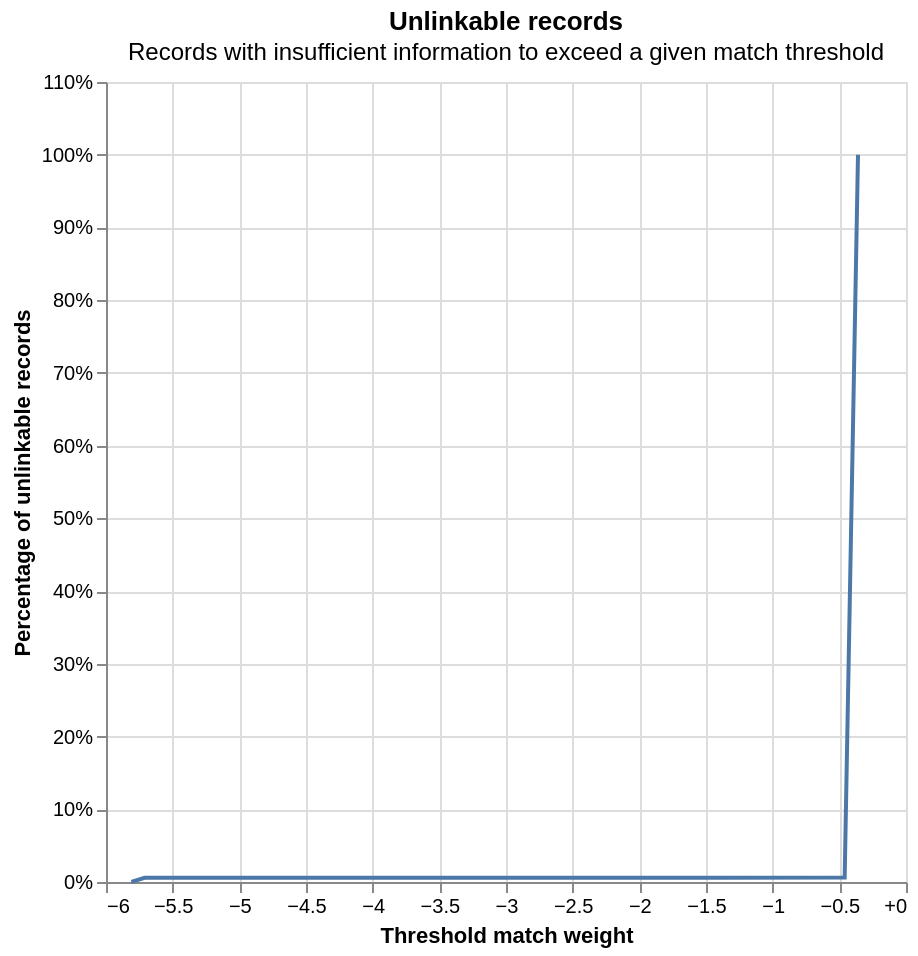

Notebook source saved alongside this figure:
### Code cell
linker.evaluation.unlinkables_chart()

### Figure 1 — Vega-Lite specification as saved in the notebook (floating-point values rounded to 4 significant figures)
{"config": {"view": {"continuousWidth": 400, "continuousHeight": 300}}, "layer": [{"mark": {"type": "line"}, "encoding": {"x": {"axis": {"format": "+", "title": "Threshold match weight"}, "field": "match_weight", "type": "quantitative"}, "y": {"axis": {"format": "%", "title": "Percentage of unlinkable records"}, "field": "cum_prop", "type": "quantitative"}}}, {"mark": {"type": "point"}, "encoding": {"opacity": {"condition": {"param": "x_match_weight_y_cum_prop_coords_of_mouse", "value": 1, "empty": false}, "value": 0}, "tooltip": [{"field": "match_weight", "format": "+.5", "title": "Match weight", "type": "quantitative"}, {"field": "match_probability", "format": ".5", "title": "Match probability", "type": "quantitative"}, {"field": "cum_prop", "format": ".3%", "title": "Proportion of unlinkable records", "type": "quantitative"}], "x": {"axis": {"title": "Threshold match weight"}, "field": "match_weight", "type": "quantitative"}, "y": {"axis": {"format": "%", "title": "Percentage of unlinkable records"}, "field": "cum_prop", "type": "quantitative"}}, "name": "mouse_coords"}, {"mark": {"type": "rule", "color": "gray"}, "encoding": {"x": {"field": "match_weight", "type": "quantitative"}}, "transform": [{"filter": {"param": "x_match_weight_y_cum_prop_coords_of_mouse", "empty": false}}]}, {"mark": {"type": "rule", "color": "gray"}, "encoding": {"y": {"field": "cum_prop", "type": "quantitative"}}, "transform": [{"filter": {"param": "x_match_weight_y_cum_prop_coords_of_mouse", "empty": false}}]}], "data": {"name": "data-3948dce07ab69e1e18d976d0486972a5"}, "height": 400, "params": [{"name": "x_match_weight_y_cum_prop_coords_of_mouse", "select": {"type": "point", "fields": ["match_weight", "cum_prop"], "nearest": true, "on": "mouseover"}, "views": ["mouse_coords"]}], "title": {"text": "Unlinkable records", "subtitle": "Records with insufficient information to exceed a given match threshold"}, "width": 400, "$schema": "https://vega.github.io/schema/vega-lite/v5.9.3.json", "datasets": {"data-3948dce07ab69e1e18d976d0486972a5": [{"match_weight": -5.81, "match_probability": 0.01754, "prop": 7.265e-05, "cum_prop": 7.265e-05}, {"match_weight": -5.71, "match_probability": 0.01871, "prop": 0.005788, "cum_prop": 0.00586}, {"match_weight": -1.36, "match_probability": 0.2806, "prop": 2.422e-05, "cum_prop": 0.005885}, {"match_weight": -0.46, "match_probability": 0.4212, "prop": 0.0003148, "cum_prop": 0.006199}, {"match_weight": -0.36, "match_probability": 0.4372, "prop": 0.9938, "cum_prop": 1.0}]}}
